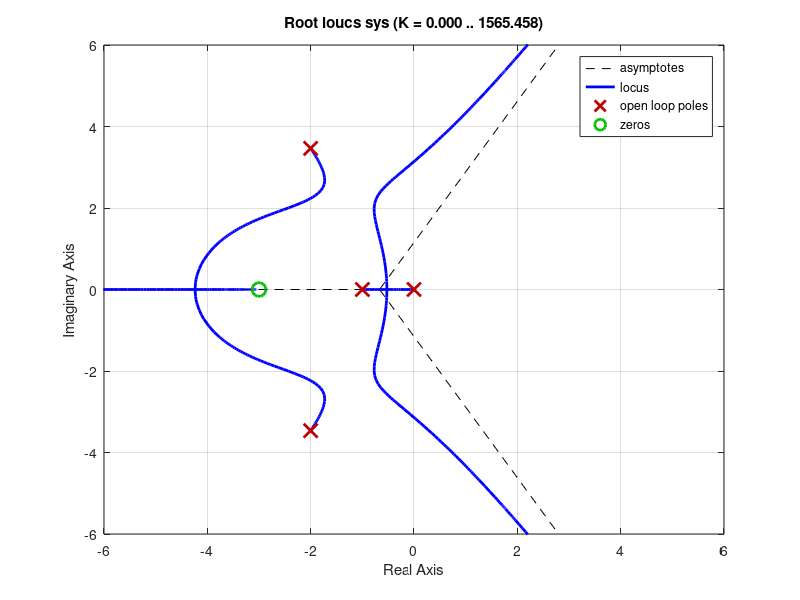

The MATLAB source for this figure:
%Lab 9, example task v1

clc;clear;close all
s=tf('s')
sys=(s+3)/(s*(s+1)*(s^2+4*s+16))
rlocus(sys)
%sgrid
axis([-6 6 -6 6])
[r,k]=rlocus(sys)
